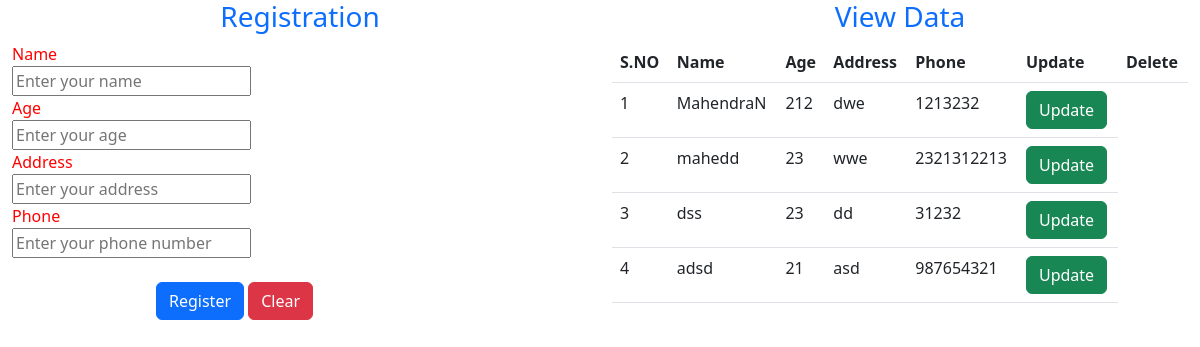
The page /sqlite_proj/ on the database as committed earlier.
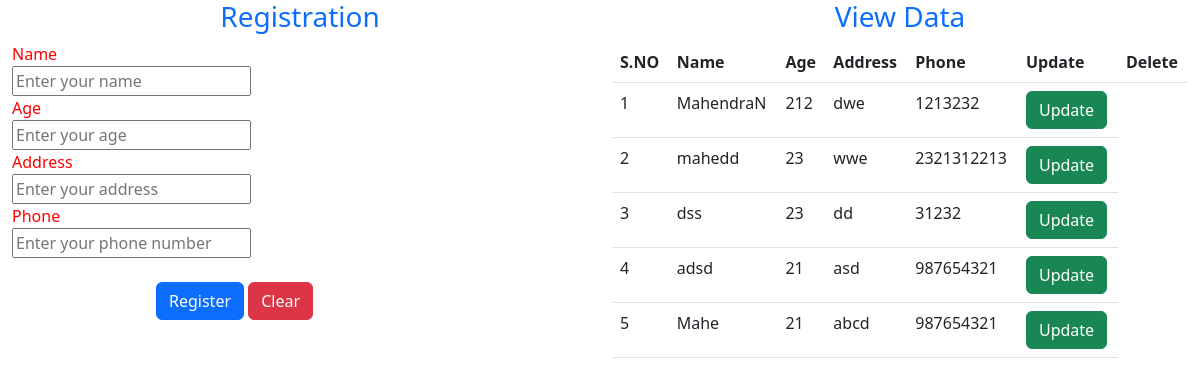
The same page on the database as committed later.
### sqlite_proj/models.py (models this page shows)
class MyInfo(models.Model):
    name = models.CharField(max_length=20, default="")
    age = models.IntegerField(default="")
    address = models.CharField(max_length=50, default="")
    phone = models.IntegerField(default="")
    class Meta:
        db_table = 'custom_table_name'  # Specify a custom table name here

### sqlite_proj/views.py (the view)
# urls.py: path('', views.data, name='sqlite_proj'),
def data (request):
    mydata = MyInfo.objects.all()     # here retrive all data for show in webpage
    if(mydata!=''):
        return render(request,'sql_front.html',{'datas':mydata})
    else:
        return render(request, "sql_front.html")

### sqlite_proj/templates/sql_front.html (shortened to what this page needs)
<!DOCTYPE html>
<html lang="en">
<head>
    {% load static %}
    <link rel="stylesheet" href="{% static 'css/sql_front.css' %}">
    <link rel="stylesheet" href="{% static 'bootstrap/css/bootstrap.min.css' %}">
</head>
<body>
    <div class="container-fluid">
        <div class="row">
            <div class="col">
                <form action="adata" method="POST" autocomplete="off">
                    <h3 class="page-header text-primary text-center">Registration</h3>
                    <div class="form-group">
                        <label>Name</label>
                        <div class="col-sm-9">
                            <input type="text" name="name" placeholder="Enter your name" required>
                        </div>
                    </div>
                    <div class="form-group">
                        <label>Age</label>
                        <div class="col-sm-9">
                            <input type="number" name="age" placeholder="Enter your age" required>
                        </div>
                    </div>
                    <div class="form-group">
                        <label>Address</label>
                        <div class="col-sm-9">
                            <input type="text" name="address" placeholder="Enter your address" required>
                        </div>
                    </div>
                    <div class="form-group">
                        <label>Phone</label>
                        <div class="col-sm-9">
                            <input type="number" name="phone" placeholder="Enter your phone number" required>
                        </div>
                    </div><br>
                    <div class="form-group pull-right">
                        <div class="col-sm-9 offset-sm-3">
                            <input type="submit" name="submit"  value="Register" class="btn btn-primary">
                            <input type="reset" name="clear" value="Clear" class="btn btn-danger">
                        </div>
                    </div>
                </form>
            </div>
            <div class="col g-start-5">
                {% if datas %}
                <h3 class="page-head text-primary text-center">View Data</h3>
                <table class="table table-border">
                    <thead>
                        <tr>
                            <th>S.NO</th>
                            <th>Name</th>
                            <th>Age</th>
                            <th>Address</th>
                            <th>Phone</th>
                            <th>Update</th>
                            <th>Delete</th>
                        </tr>
                        <tbody>
                            {% for data in datas %}
                            <tbody>
                                <tr>
                                    <td>{{forloop.counter}}</td>
                                    <td>{{data.name}}</td>
                                    <td>{{data.age}}</td>
                                    <td>{{data.address}}</td>
                                    <td>{{data.phone}}</td>
                                    <td><a class="btn btn-success" href="/udata/{{data.id}}/">Update</a></td>
                                </tr>
                            </tbody>
                            {% endfor %}
                        </tbody>
                    </thead>
                </table>
                {% endif %}
            </div>
        </div>
    </div>
</body>
</html>

### sqlite_proj/static/css/sql_front.css (style rules this page uses)
form { color: red; }

Rows that differ between the two databases and show on the page:
added MyInfo: name "Mahe", age "21", address "abcd", phone "987654321"
